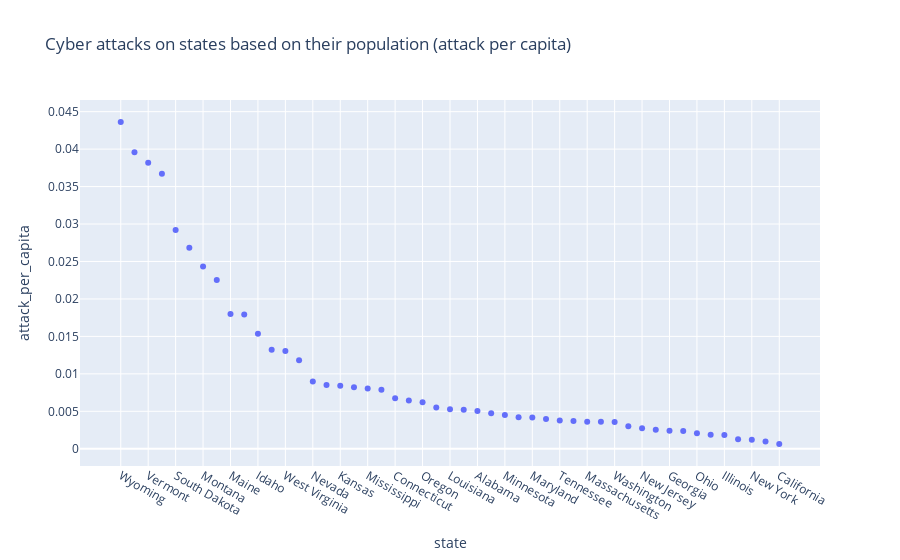

Here is the notebook cell this chart was saved with:
### Code cell
px.scatter(
    us_pop,
    x=us_pop.index,
    y='attack_per_capita',
    title='Cyber attacks on states based on their population (attack per capita)',)

### Figure 1 — Plotly figure (JSON) as saved in the notebook; plotly's stock layout.template omitted (floating-point values rounded to 4 significant figures)
{"data": [{"hovertemplate": "state=%{x}<br>attack_per_capita=%{y}<extra></extra>", "legendgroup": "", "marker": {"color": "#636efa", "symbol": "circle"}, "mode": "markers", "name": "", "orientation": "v", "showlegend": false, "type": "scatter", "x": ["Wyoming", "District of Columbia", "Vermont", "North Dakota", "South Dakota", "Delaware", "Montana", "Rhode Island", "Maine", "New Hampshire", "Idaho", "Nebraska", "West Virginia", "New Mexico", "Nevada", "Utah", "Kansas", "Arkansas", "Mississippi", "Iowa", "Connecticut", "Oklahoma", "Oregon", "Kentucky", "Louisiana", "South Carolina", "Alabama", "Colorado", "Minnesota", "Wisconsin", "Maryland", "Missouri", "Tennessee", "Indiana", "Massachusetts", "Arizona", "Washington", "Virginia", "New Jersey", "North Carolina", "Georgia", "Michigan", "Ohio", "Pennsylvania", "Illinois", "Florida", "New York", "Texas", "California"], "xaxis": "x", "y": [0.04361, 0.03959, 0.03818, 0.0367, 0.02922, 0.02682, 0.02435, 0.02254, 0.01801, 0.01792, 0.01536, 0.01321, 0.01304, 0.01181, 0.008981, 0.008525, 0.008421, 0.008215, 0.008041, 0.007892, 0.006747, 0.006438, 0.006205, 0.005502, 0.005284, 0.005204, 0.005041, 0.004724, 0.004508, 0.004198, 0.004165, 0.003964, 0.00377, 0.003696, 0.0036, 0.003599, 0.003562, 0.003011, 0.002726, 0.00253, 0.002415, 0.002381, 0.002057, 0.001883, 0.001839, 0.00128, 0.001215, 0.0009578, 0.0006422], "yaxis": "y"}], "layout": {"legend": {"tracegroupgap": 0}, "title": {"text": "Cyber attacks on states based on their population (attack per capita)"}, "xaxis": {"anchor": "y", "domain": [0, 1], "title": {"text": "state"}}, "yaxis": {"anchor": "x", "domain": [0, 1], "title": {"text": "attack_per_capita"}}}}
